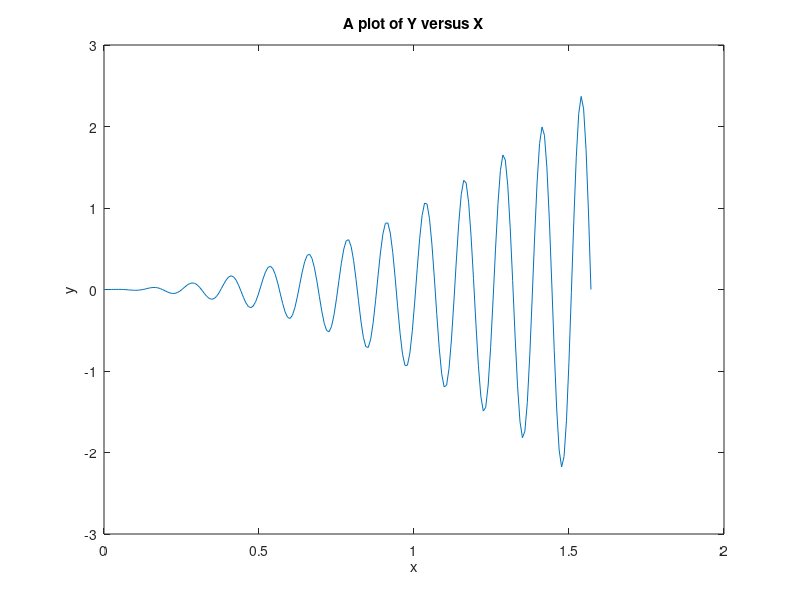

MATLAB code to generate this figure: (Note: this script raises an error after producing the figure.)
%% Problem 1a (done)
clear
x = linspace(0,pi()/2,200);
y = x.^2 .* sin((50*x))
plot (x,y)
ylabel('y')
xlabel('x')
title('A plot of Y versus X')

%% Problem 1b (done)
clear
M = load('TheoryExperiment.txt')
x = M(:,1)
y_theory = M(:,2)
y_experiment = M(:,3)

graph = figure;
plot (x,y_theory,'-r')
hold on
plot (x,y_experiment,'*b')
xlabel('Time [s]')
ylabel('Concentration [mM]')
legend('Theory','Experiment')


%% Problem 2a (done)
clear
clc

f = 1000;
t = linspace(0,(4/f),1000);
c = 2 * pi() * f * t
pie = 4/pi
check  = 1
x_square = zeros(size(t))
hold on

for k = 1:1:26
    i = 2*k -1;
    x_square = x_square + pie * (sin(i *c))/i;
    if k == check
        figure(k) %remove this comment to group all graphs together
        plot(t,x_square)
        check = check + 5;
    end
end

%% Problem 2B(don)
clear
clc

f = 1000;
t = linspace(0,(4/f),1000);
c = -2 * pi() * f * t
pie = 2/pi
check  = 1
x_square = zeros(size(t))
hold on

for k = 1:1:26
    x_square = x_square + pie * (sin(k *c))/k;
    if k == check
        figure(k) %remove this comment to group all graphs together
        plot(t,x_square)
        check = check + 5;
    end
end

%% Problem 3 (done)
clear
x = linspace(-2,2,20);
y = linspace(-2,2,20);

[X,Y] = meshgrid(x,y);
Z = 2*X.^2 - Y.^2;
surf(X,Y,Z);
xlabel('X')
ylabel('Y')
zlabel('Z')

%% Problem 4 (done)
clear
x_h = -0.038;
y_h = 0.022;
z_h = 0.29;
P_vector = [-0.7, 0, -0.72]; %figure out that vector
P_x = 0.0275 * P_vector(1,1)
P_y = 0.0275 * P_vector(1,2)
P_z = 0.0275 * P_vector(1,3)
H_torso = 0.45;
R_torso = 0.15;
sigma = 0.09;
%copy and pasted
r = linspace(0,0,100)+R_torso;
[X,Y,z] = cylinder(r,100);
Z = z*H_torso;
phi = (P_x*(X-x_h) +P_y *(Y-y_h) + P_z*(Z-z_h))./(4*pi*sigma*(sqrt((X-x_h).^2+(Y-y_h).^2 + (Z-z_h).^2)).^3);
surf(X,Y,Z)
axis equal;
surface(X,Y,Z,phi)
shading interp

%% Problem 5 (done)
clear
n = [1,2,5,10,15,20];
delta_x = 1./n;
actual = log(2);
for a = 1:1:6
    interval = linspace(1,2,n(1,a));
    test = size(interval);
    values = 1./interval;
    i = 0;
    for k = 1:1:(test(1,2)-1)
        i = i + delta_x(1,a) * (values(1,k)+values(1,(k+1)))/2;
    end
    er(1,a) = abs(i-actual)/actual;
end

plot(n,er,'--*')
title('Error on trapozoidal rule calculating ln(2) vs number of intervals')
xlabel('Number of intervals')
ylabel('Estimation Error')

%% Problem 6A (done)
clear
clc
x_0 = 1;
x  = 0;
counter = 1;
tolerance = 0.01;
sigma = 3;
while sigma > tolerance
    x = cos(x_0).^2 +(pi/3)
    sigma = abs(x-x_0)
    x_0 = x;
    counter = counter + 1

end

%% Problem 6B (done?)

%this method does not work for this equation because the values do not
%converge and oscillate between 1.0032 and 1.5882 meaning a tolerance below
%0.05851 (the difference between the 2 values) is impossible and that value
%is the only way to get the loop to end

% or there are two roots that solve this problem

%
clear
clc
x_0 = 1;
x  = 0;
counter = 1;
tolerance = 0.5851;
sigma = 3;
while sigma > tolerance
    x = x_0^2 *cos(x_0) +(pi/3)
    sigma = abs(x-x_0)
    x_0 = x;
    counter = counter + 1

end
%


%% Problem 7 (done)
clear
clc

x1=3;
x2=7;
tol = 0.0001;
er = 3;


if  x1- x1^2 *cos(x1) -(pi/3)> 0
    xp = x1; %xp = x+
    xm = x2; %xm = x-
else
    xp = x2;
    xm = x1;
end

while abs(er)>tol
    fxp =xp- xp^2 *cos(xp) -(pi/3); %f(x+) done to keep my eyeballs working
    fxm =xm- xm^2 *cos(xm) -(pi/3); %f(x-)
    x3 = xp - ((fxp *(xm - xp))/(fxp-fxm))
    er = x3 - x3^2 *cos(x3) -(pi/3) 
    if er >0
        xp = x3;
    else
        xm =x3;
    end
end
